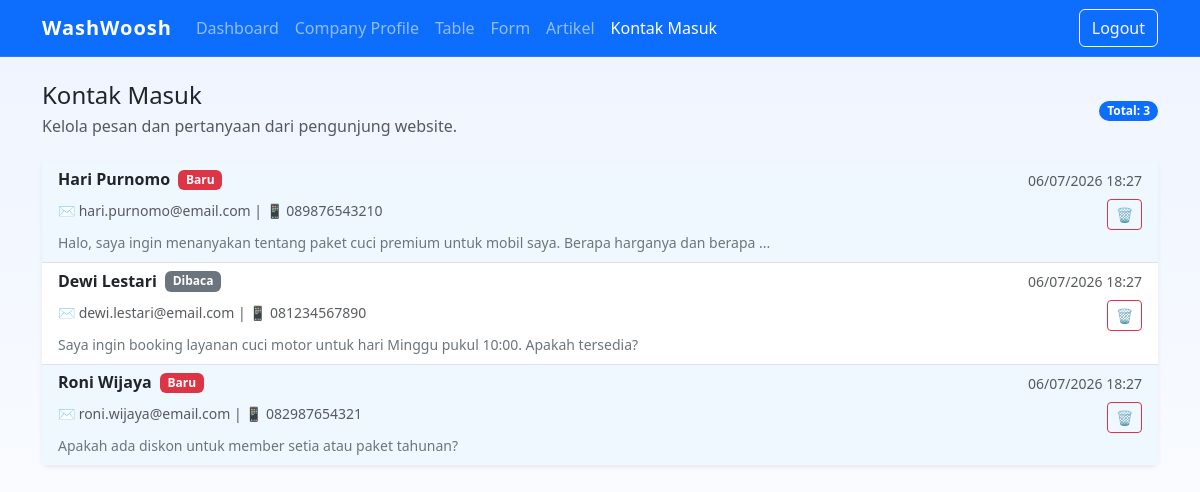
The app's page /admin/kontak_masuk.php (signed in) with its own data.
### tables this page shows
CREATE TABLE tb_kontak (
  id_kontak INT UNSIGNED AUTO_INCREMENT PRIMARY KEY,
  nama VARCHAR(100) NOT NULL,
  email VARCHAR(100) NOT NULL,
  no_telp VARCHAR(25) NOT NULL,
  pesan TEXT NOT NULL,
  status ENUM('baru','dibaca') NOT NULL DEFAULT 'baru',
  created_at TIMESTAMP NOT NULL DEFAULT CURRENT_TIMESTAMP,
  deleted_at TIMESTAMP NULL DEFAULT NULL
);

### admin/kontak_masuk.php (the view, shortened to what this page needs)
<?php
require_once '../config/koneksi.php';
try {
    $pdo->query('SELECT 1 FROM tb_kontak LIMIT 1');
} catch (PDOException $e) {
    $pdo->exec('CREATE TABLE IF NOT EXISTS tb_kontak (
        id_kontak INT UNSIGNED AUTO_INCREMENT PRIMARY KEY,
        nama VARCHAR(100) NOT NULL,
        email VARCHAR(100) NOT NULL,
        no_telp VARCHAR(25) NOT NULL,
        pesan TEXT NOT NULL,
        status ENUM("baru","dibaca") NOT NULL DEFAULT "baru",
        created_at TIMESTAMP NOT NULL DEFAULT CURRENT_TIMESTAMP,
        deleted_at TIMESTAMP NULL DEFAULT NULL
    ) ENGINE=InnoDB DEFAULT CHARSET=utf8mb4');
    $pdo->exec('INSERT INTO tb_kontak (nama, email, no_telp, pesan, status) VALUES
    ("Hari Purnomo", "hari.purnomo@email.com", "089876543210", "Halo, saya ingin menanyakan tentang paket cuci premium untuk mobil saya. Berapa harganya dan berapa lama prosesnya?", "baru"),
    ("Dewi Lestari", "dewi.lestari@email.com", "081234567890", "Saya ingin booking layanan cuci motor untuk hari Minggu pukul 10:00. Apakah tersedia?", "dibaca"),
    ("Roni Wijaya", "roni.wijaya@email.com", "082987654321", "Apakah ada diskon untuk member setia atau paket tahunan?", "baru")');
}
$stmt = $pdo->query('SELECT k.id_kontak, k.nama, k.email, k.no_telp, k.pesan, k.created_at, k.status
    FROM tb_kontak k
    WHERE k.deleted_at IS NULL
    ORDER BY k.created_at DESC');
$kontak_list = $stmt->fetchAll();
?>
<!doctype html>
<html lang="id">
<head>
    <link href="https://cdn.jsdelivr.net/npm/bootstrap@5.3.2/dist/css/bootstrap.min.css" rel="stylesheet">
</head>
<body>
<div class="container-fluid p-0">
    <nav class="navbar navbar-expand-lg navbar-dark bg-primary border-bottom border-white border-opacity-10">
        <div class="container">
            <a class="navbar-brand" href="dashboard.php">WashWoosh</a>
            <div class="collapse navbar-collapse" id="topNav">
                <ul class="navbar-nav me-auto mb-2 mb-lg-0">
                    <li class="nav-item"><a class="nav-link" href="dashboard.php">Dashboard</a></li>
                    <li class="nav-item"><a class="nav-link" href="../Frontend/index.php">Company Profile</a></li>
                    <li class="nav-item"><a class="nav-link" href="pembayaran.php">Table</a></li>
                    <li class="nav-item"><a class="nav-link" href="company_profile.php">Form</a></li>
                    <li class="nav-item"><a class="nav-link" href="galeri.php">Artikel</a></li>
                    <li class="nav-item"><a class="nav-link active" href="kontak_masuk.php">Kontak Masuk</a></li>
                </ul>
                <a class="btn btn-outline-light" href="../logout.php">Logout</a>
            </div>
        </div>
    </nav>
    <main class="container py-4">
        <div class="d-flex flex-column flex-md-row justify-content-between align-items-start align-items-md-center mb-4">
            <div>
                <h2 class="h4 mb-1">Kontak Masuk</h2>
                <p class="text-muted mb-0">Kelola pesan dan pertanyaan dari pengunjung website.</p>
            </div>
            <div class="text-end">
                <span class="badge rounded-pill bg-primary">Total: <?= count($kontak_list) ?></span>
            </div>
        </div>
        <?php if (empty($kontak_list)): ?>
            <div class="alert alert-info text-center" role="alert">
                <p class="mb-0">📭 Tidak ada pesan masuk saat ini.</p>
            </div>
        <?php else: ?>
            <div class="card shadow-sm border-0">
                <div class="card-body p-0">
                    <div class="list-group list-group-flush">
                        <?php foreach ($kontak_list as $kontak): ?>
                            <div class="list-group-item kontak-item <?= $kontak['status'] === 'baru' ? 'baru' : '' ?>" data-bs-toggle="collapse" data-bs-target="#kontak-<?= $kontak['id_kontak'] ?>">
                                <div class="d-flex justify-content-between align-items-start">
                                    <div class="flex-grow-1">
                                        <div class="d-flex gap-2 align-items-center mb-2">
                                            <h6 class="mb-0 fw-bold"><?= htmlspecialchars($kontak['nama']) ?></h6>
                                            <?php if ($kontak['status'] === 'baru'): ?>
                                                <span class="badge bg-danger">Baru</span>
                                            <?php else: ?>
                                                <span class="badge bg-secondary">Dibaca</span>
                                            <?php endif; ?>
                                        </div>
                                        <div class="mb-2">
                                            <small class="text-muted">
                                                ✉️ <?= htmlspecialchars($kontak['email']) ?>
                                                | 📱 <?= htmlspecialchars($kontak['no_telp']) ?>
                                            </small>
                                        </div>
                                        <p class="mb-0 text-secondary">
                                            <small><?= strlen($kontak['pesan']) > 100 ? substr(htmlspecialchars($kontak['pesan']), 0, 100) . '...' : htmlspecialchars($kontak['pesan']) ?></small>
                                        </p>
                                    </div>
                                    <div class="text-end ms-3">
                                        <small class="text-muted d-block mb-2"><?= date('d/m/Y H:i', strtotime($kontak['created_at'])) ?></small>
                                        <div class="btn-group btn-group-sm" role="group">
                                            <form method="POST" style="display:inline;" onsubmit="return confirm('Yakin ingin menghapus?');">
                                                <button type="submit" class="btn btn-outline-danger btn-sm" title="Hapus">🗑️</button>
                                            </form>
                                        </div>
                                    </div>
                                </div>
                            </div>
                        <?php endforeach; ?>
                    </div>
                </div>
            </div>
        <?php endif; ?>
    </main>
</div>
</body>
</html>

### admin/kontak_masuk.php (style rules this page uses)
body { min-height: 100vh; background: linear-gradient(180deg, #eef4ff 0%, #ffffff 100%); }
.navbar-brand { font-weight: 700; letter-spacing: 0.05em; }
.kontak-item { border-left: 4px solid #0d6efd; transition: all 0.3s ease; cursor: pointer; }
.kontak-item.baru { background-color: #f0f8ff; border-left-color: #dc3545; }

### records on screen
tb_kontak: nama "Hari Purnomo", status "Baru", email "hari.purnomo@email.com", no_telp "089876543210", pesan "Halo, saya ingin menanyakan tentang paket cuci premium untuk mobil saya. Berapa harganya dan berapa", created_at "06/07/2026 18:27"
tb_kontak: nama "Dewi Lestari", status "Dibaca", email "dewi.lestari@email.com", no_telp "081234567890", pesan "Saya ingin booking layanan cuci motor untuk hari Minggu pukul 10:00. Apakah tersedia?", created_at "06/07/2026 18:27"
tb_kontak: nama "Roni Wijaya", status "Baru", email "roni.wijaya@email.com", no_telp "082987654321", pesan "Apakah ada diskon untuk member setia atau paket tahunan?", created_at "06/07/2026 18:27"

### other values on screen
count($kontak_list) "3"
